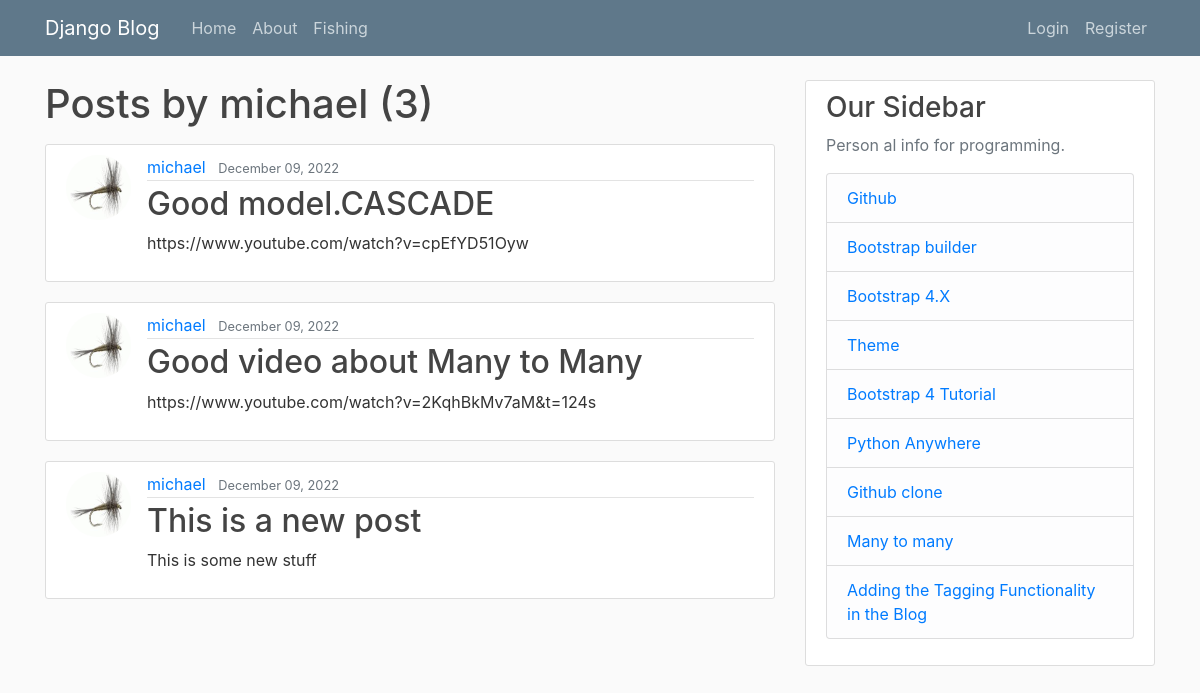
Before: /blog/user/michael with the older database file.
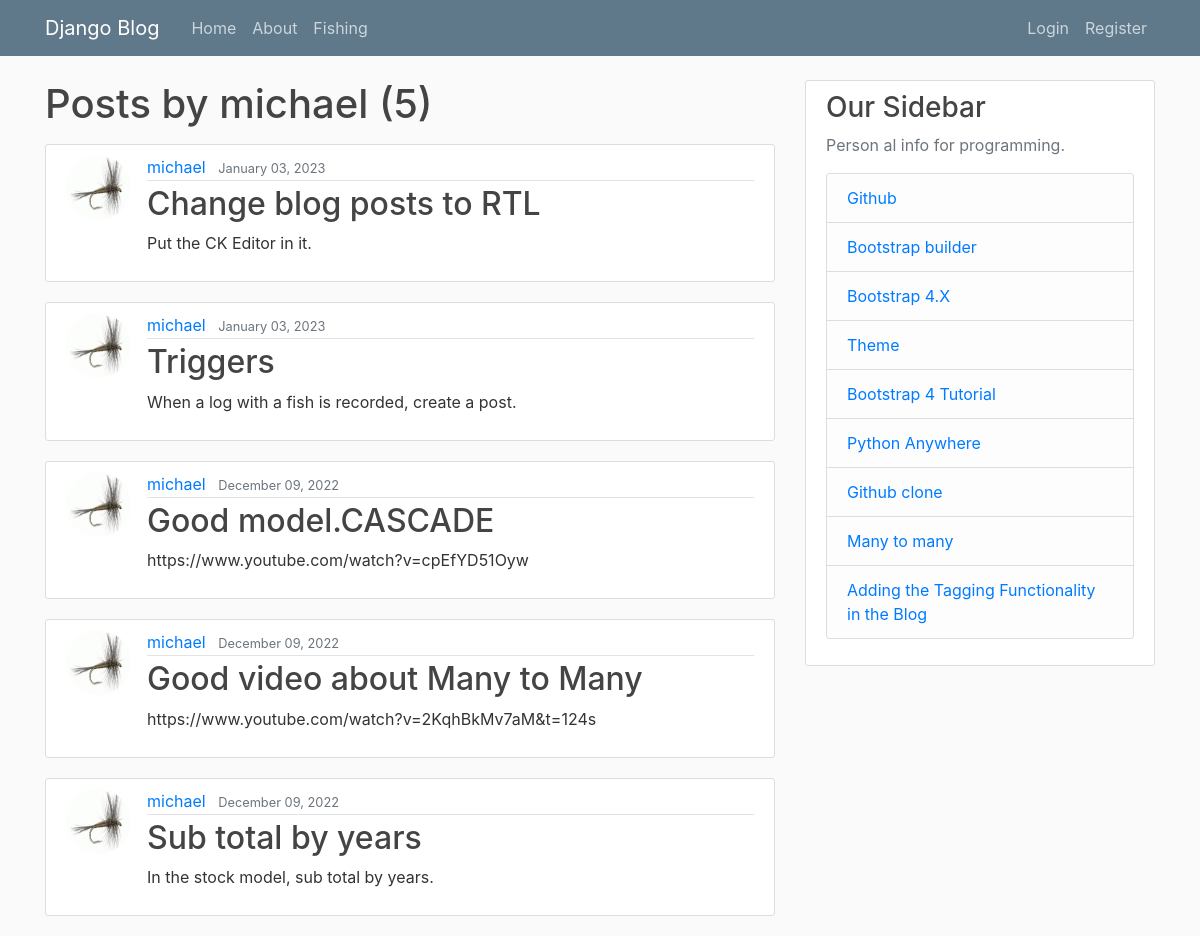
After: the same page with the newer database file.
### blog/models.py (models this page shows, shortened)
class Post(models.Model):
    title = models.CharField(max_length=100)
    content = models.TextField()
    date_posted = models.DateTimeField(default=timezone.now)
    author = models.ForeignKey(User, on_delete=models.CASCADE)

### users/models.py (models this page shows, shortened)
class Profile(models.Model):
    user = models.OneToOneField(User, on_delete=models.CASCADE)
    image = models.ImageField(default='default.jpg', upload_to='profile_pics')

### blog/views.py (the view)
# urls.py: path('user/<str:username>', UserPostListView.as_view(), name='user-posts'),
class UserPostListView(ListView):
    model = Post
    template_name = 'blog/user_posts.html'  # <app>/<model>_<viewtype>.html
    context_object_name = 'posts'
    paginate_by = 5
    def get_queryset(self):
        user = get_object_or_404(User, username=self.kwargs.get('username'))
        return Post.objects.filter(author=user).order_by('-date_posted')

### blog/templates/blog/user_posts.html (shortened to what this page needs)
{% extends "blog/base.html" %}
{% block content %}
    <h1 class="mb-3">Posts by {{ view.kwargs.username }} ({{ page_obj.paginator.count }})</h1>
    {% for post in posts %}
        <article class="media content-section">
          <img class="rounded-circle article-img" src="{{ post.author.profile.image.url }}">
          <div class="media-body">
            <div class="article-metadata">
              <a class="mr-2" href="{% url 'user-posts' post.author.username %}">{{ post.author }}</a>
              <small class="text-muted">{{ post.date_posted|date:"F d, Y" }}</small>
            </div>
            <h2><a class="article-title" href="{% url 'post-detail' post.id %}">{{ post.title }}</a></h2>
            <p class="article-content">{{ post.content }}</p>
          </div>
        </article>
    {% endfor %}
{% endblock content %}

Changed rows visible on the page:
added Post: author.profile.image (placeholder picture), author "michael", date_posted "January 03, 2023", title "Change blog posts to RTL", content "Put the CK Editor in it."
added Post: author.profile.image (placeholder picture), author "michael", date_posted "January 03, 2023", title "Triggers", content "When a log with a fish is recorded, create a post."
changed Post: title "This is a new post" → "Sub total by years"; content "This is some new stuff" → "In the stock model, sub total by years."
Other visible differences:
{{ page_obj.paginator.count }}: "3" → "5"
